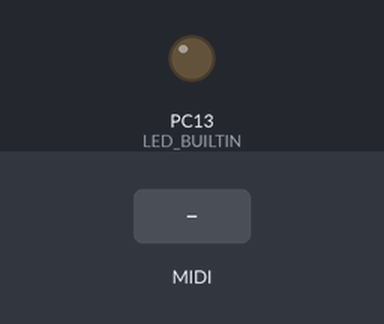
The sketch below on a simulated STM32 Blue Pill. On the bench: output pins drawn as LEDs (lit = HIGH). Inputs (shaded band) come from the test bench. MIDI output is not drawn.

Above: at 1.2 s.
1.3 s: MIDI note 36 received
At 1.45 s:
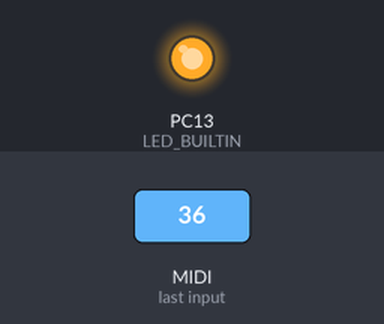
Timing chart, 0 to 4.3 s (numbered marks = the images above; inputs shaded):
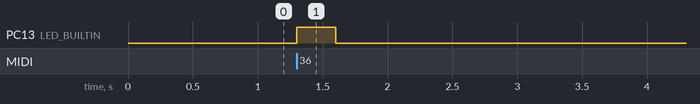

Measured:
- after the input at 1.3 s, PC13 (LED_BUILTIN): LOW → HIGH at once, → LOW 0.30 s later

The sketch:

main.ino
```cpp
#include <Arduino.h>
#include <MIDI.h>
#include "notes.h"

#define MIDI_CHANNEL 5

MIDI_CREATE_DEFAULT_INSTANCE();

volatile bool ledState;

void setup() {
	pinMode(LED_BUILTIN, OUTPUT);
	toggleLED();
	MIDI.begin(MIDI_CHANNEL);
	MIDI.turnThruOff();
	MIDI.setHandleNoteOn(noteOn);
	MIDI.setHandleClock(clock);
	MIDI.setHandleControlChange(controlChange);
	toggleLED();
}

void loop() {
	if (MIDI.read()) {
		toggleLED();
	}
}

void noteOn(byte channel, byte note, byte velocity) {
	if (velocity <= 64) {
		note = normal[note];
		velocity = 127;
	} else if (velocity <= 127) {
		note = accent[note];
		velocity = 127;
	} else {
		note = 0;
	}
	if (note != 0 && velocity != 0) {
		MIDI.sendNoteOn(note, velocity, channel);
	}
}

void controlChange(byte channel, byte function, byte value) {
	MIDI.sendControlChange(function, value, channel);
}

void clock() {
	MIDI.sendClock();
}

void toggleLED() {
	ledState = !ledState;
	digitalWrite(LED_BUILTIN, ledState);
}
```

notes.h
```cpp
// Note 38 is Lo or Hi Tom depending on accent
// Note 39 is Closed or Open Hat depending on accent
// All others are mapped straight left to right on the keypad

byte normal[128] {
 0,  0,  0,  0,  0,  0,  0,  0, // 0
 0,  0,  0,  0,  0,  0,  0,  0, // 8
 0,  0,  0,  0,  0,  0,  0,  0, // 16
 0,  0,  0,  0,  0,  0,  0,  0, // 24
 0,  0,  0,  0, 36, 38, 43, 42, // 32
39, 75, 67, 49,  0,  0,  0,  0, // 40
};

byte accent[128] {
 0,  0,  0,  0,  0,  0,  0,  0, // 0
 0,  0,  0,  0,  0,  0,  0,  0, // 8
 0,  0,  0,  0,  0,  0,  0,  0, // 16
 0,  0,  0,  0,  0,  0,  0,  0, // 24
 0,  0,  0,  0, 36, 38, 50, 46, // 32
39, 75, 67, 49,  0,  0,  0,  0, // 40
};
```
